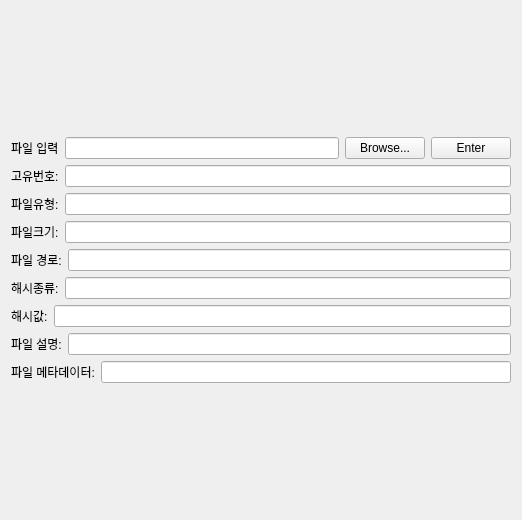
                  <widget class="QWidget" name="AI__scrollAreaWidgetContents">
                   <property name="geometry">
                    <rect>
                     <x>0</x>
                     <y>0</y>
                     <width>522</width>
                     <height>520</height>
                    </rect>
                   </property>
                   <layout class="QGridLayout" name="gridLayout_11">
                    <item row="0" column="0">
                     <layout class="QVBoxLayout" name="AI_other_files__verticalLayout_1">
                      <item>
                       <layout class="QHBoxLayout" name="AI_other_files_file_browse__horizontalLayout_1">
                        <item>
                         <widget class="QLabel" name="AI_other_files_file_browse__label_1">
                          <property name="text">
                           <string>파일 입력</string>
                          </property>
                         </widget>
                        </item>
                        <item>
                         <widget class="QLineEdit" name="AI_other_files_file_browse__lineEdit_1"/>
                        </item>
                        <item>
                         <widget class="QPushButton" name="AI_other_files_file_browse__browseButton_1">
                          <property name="text">
                           <string>Browse...</string>
                          </property>
                         </widget>
                        </item>
                        <item>
                         <widget class="QPushButton" name="AI_other_files_file_browse__enterButton_1">
                          <property name="text">
                           <string>Enter</string>
                          </property>
                         </widget>
                        </item>
                       </layout>
                      </item>
                      <item>
                       <layout class="QHBoxLayout" name="AI_other_files_id__horizontalLayout_1">
                        <item>
                         <widget class="QLabel" name="AI_other_files_id__label_1">
                          <property name="text">
                           <string>고유번호:</string>
                          </property>
                         </widget>
                        </item>
                        <item>
                         <widget class="QLineEdit" name="AI_other_files_id__lineEdit_1"/>
                        </item>
                       </layout>
                      </item>
                      <item>
                       <layout class="QHBoxLayout" name="AI_other_files_type__horizontalLayout_1">
                        <item>
                         <widget class="QLabel" name="AI_other_files_type__label_1">
                          <property name="text">
                           <string>파일유형:</string>
                          </property>
                         </widget>
                        </item>
                        <item>
                         <widget class="QLineEdit" name="AI_other_files_type__lineEdit_1"/>
                        </item>
                       </layout>
                      </item>
                      <item>
                       <layout class="QHBoxLayout" name="AI_other_files_file_size__horizontalLayout_1">
                        <item>
                         <widget class="QLabel" name="AI_other_files_file_size__label_1">
                          <property name="text">
                           <string>파일크기:</string>
                          </property>
                         </widget>
                        </item>
                        <item>
                         <widget class="QLineEdit" name="AI_other_files_file_size__lineEdit_1"/>
                        </item>
                       </layout>
                      </item>
                      <item>
                       <layout class="QHBoxLayout" name="AI_other_files_file_path__horizontalLayout_1">
                        <item>
                         <widget class="QLabel" name="AI_other_files_file_path__label_1">
                          <property name="text">
                           <string>파일 경로:</string>
                          </property>
                         </widget>
                        </item>
                        <item>
                         <widget class="QLineEdit" name="AI_other_files_file_path__lineEdit_1"/>
                        </item>
                       </layout>
                      </item>
                      <item>
                       <layout class="QHBoxLayout" name="AI_other_files_file_hash_type__horizontalLayout_1">
                        <item>
                         <widget class="QLabel" name="AI_other_files_file_hash_type__label_1">
                          <property name="text">
                           <string>해시종류:</string>
                          </property>
                         </widget>
                        </item>
                        <item>
                         <widget class="QLineEdit" name="AI_other_files_file_hash_type__lineEdit_1"/>
                        </item>
                       </layout>
                      </item>
                      <item>
                       <layout class="QHBoxLayout" name="AI_other_files_file_hash_value__horizontalLayout_1">
                        <item>
                         <widget class="QLabel" name="AI_other_files_file_hash_value__label_1">
                          <property name="text">
                           <string>해시값:</string>
                          </property>
                         </widget>
                        </item>
                        <item>
                         <widget class="QLineEdit" name="AI_other_files_file_hash_value__lineEdit_1"/>
                        </item>
                       </layout>
                      </item>
                      <item>
                       <layout class="QHBoxLayout" name="AI_other_files_file_description__horizontalLayout_1">
                        <item>
                         <widget class="QLabel" name="AI_other_files_file_description__label_1">
                          <property name="text">
                           <string>파일 설명:</string>
                          </property>
                         </widget>
                        </item>
                        <item>
                         <widget class="QLineEdit" name="AI_other_files_file_description__lineEdit_1"/>
                        </item>
                       </layout>
                      </item>
                      <item>
                       <layout class="QHBoxLayout" name="AI_other_files_file_metadata__horizontalLayout_1">
                        <item>
                         <widget class="QLabel" name="AI_other_files_file_metadata__label_1">
                          <property name="text">
                           <string>파일 메타데이터:</string>
                          </property>
                         </widget>
                        </item>
                        <item>
                         <widget class="QLineEdit" name="AI_other_files_file_metadata__lineEdit_1"/>
                        </item>
                       </layout>
                      </item>
                     </layout>
                    </item>
                   </layout>
                  </widget>
